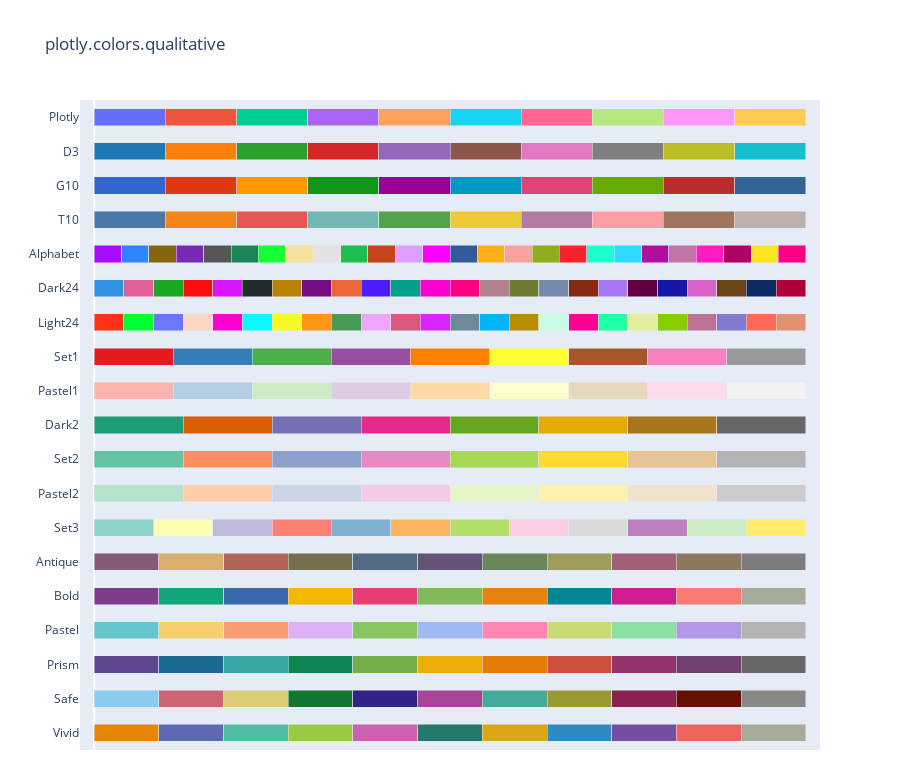

The code cell stored with this chart in its notebook:
### Code cell
import plotly.express as px

fig = px.colors.qualitative.swatches()
print(px.colors.qualitative.Light24)
print(px.colors.qualitative.D3)
print(px.colors.qualitative.G10)
print(px.colors.qualitative.T10)
print(px.colors.qualitative.Alphabet)
fig.show()

### Figure 1 — Plotly figure (JSON) as saved in the notebook; plotly's stock layout.template omitted (floating-point values rounded to 4 significant figures)
{"data": [{"customdata": [0, 1, 2, 3, 4, 5, 6, 7, 8, 9, 10], "hovertemplate": "%{y}[%{customdata}] = %{marker.color}<extra></extra>", "marker": {"color": ["rgb(229, 134, 6)", "rgb(93, 105, 177)", "rgb(82, 188, 163)", "rgb(153, 201, 69)", "rgb(204, 97, 176)", "rgb(36, 121, 108)", "rgb(218, 165, 27)", "rgb(47, 138, 196)", "rgb(118, 78, 159)", "rgb(237, 100, 90)", "rgb(165, 170, 153)"]}, "orientation": "h", "type": "bar", "x": [1, 1, 1, 1, 1, 1, 1, 1, 1, 1, 1], "y": ["Vivid", "Vivid", "Vivid", "Vivid", "Vivid", "Vivid", "Vivid", "Vivid", "Vivid", "Vivid", "Vivid"]}, {"customdata": [0, 1, 2, 3, 4, 5, 6, 7, 8, 9, 10], "hovertemplate": "%{y}[%{customdata}] = %{marker.color}<extra></extra>", "marker": {"color": ["rgb(136, 204, 238)", "rgb(204, 102, 119)", "rgb(221, 204, 119)", "rgb(17, 119, 51)", "rgb(51, 34, 136)", "rgb(170, 68, 153)", "rgb(68, 170, 153)", "rgb(153, 153, 51)", "rgb(136, 34, 85)", "rgb(102, 17, 0)", "rgb(136, 136, 136)"]}, "orientation": "h", "type": "bar", "x": [1, 1, 1, 1, 1, 1, 1, 1, 1, 1, 1], "y": ["Safe", "Safe", "Safe", "Safe", "Safe", "Safe", "Safe", "Safe", "Safe", "Safe", "Safe"]}, {"customdata": [0, 1, 2, 3, 4, 5, 6, 7, 8, 9, 10], "hovertemplate": "%{y}[%{customdata}] = %{marker.color}<extra></extra>", "marker": {"color": ["rgb(95, 70, 144)", "rgb(29, 105, 150)", "rgb(56, 166, 165)", "rgb(15, 133, 84)", "rgb(115, 175, 72)", "rgb(237, 173, 8)", "rgb(225, 124, 5)", "rgb(204, 80, 62)", "rgb(148, 52, 110)", "rgb(111, 64, 112)", "rgb(102, 102, 102)"]}, "orientation": "h", "type": "bar", "x": [1, 1, 1, 1, 1, 1, 1, 1, 1, 1, 1], "y": ["Prism", "Prism", "Prism", "Prism", "Prism", "Prism", "Prism", "Prism", "Prism", "Prism", "Prism"]}, {"customdata": [0, 1, 2, 3, 4, 5, 6, 7, 8, 9, 10], "hovertemplate": "%{y}[%{customdata}] = %{marker.color}<extra></extra>", "marker": {"color": ["rgb(102, 197, 204)", "rgb(246, 207, 113)", "rgb(248, 156, 116)", "rgb(220, 176, 242)", "rgb(135, 197, 95)", "rgb(158, 185, 243)", "rgb(254, 136, 177)", "rgb(201, 219, 116)", "rgb(139, 224, 164)", "rgb(180, 151, 231)", "rgb(179, 179, 179)"]}, "orientation": "h", "type": "bar", "x": [1, 1, 1, 1, 1, 1, 1, 1, 1, 1, 1], "y": ["Pastel", "Pastel", "Pastel", "Pastel", "Pastel", "Pastel", "Pastel", "Pastel", "Pastel", "Pastel", "Pastel"]}, {"customdata": [0, 1, 2, 3, 4, 5, 6, 7, 8, 9, 10], "hovertemplate": "%{y}[%{customdata}] = %{marker.color}<extra></extra>", "marker": {"color": ["rgb(127, 60, 141)", "rgb(17, 165, 121)", "rgb(57, 105, 172)", "rgb(242, 183, 1)", "rgb(231, 63, 116)", "rgb(128, 186, 90)", "rgb(230, 131, 16)", "rgb(0, 134, 149)", "rgb(207, 28, 144)", "rgb(249, 123, 114)", "rgb(165, 170, 153)"]}, "orientation": "h", "type": "bar", "x": [1, 1, 1, 1, 1, 1, 1, 1, 1, 1, 1], "y": ["Bold", "Bold", "Bold", "Bold", "Bold", "Bold", "Bold", "Bold", "Bold", "Bold", "Bold"]}, {"customdata": [0, 1, 2, 3, 4, 5, 6, 7, 8, 9, 10], "hovertemplate": "%{y}[%{customdata}] = %{marker.color}<extra></extra>", "marker": {"color": ["rgb(133, 92, 117)", "rgb(217, 175, 107)", "rgb(175, 100, 88)", "rgb(115, 111, 76)", "rgb(82, 106, 131)", "rgb(98, 83, 119)", "rgb(104, 133, 92)", "rgb(156, 156, 94)", "rgb(160, 97, 119)", "rgb(140, 120, 93)", "rgb(124, 124, 124)"]}, "orientation": "h", "type": "bar", "x": [1, 1, 1, 1, 1, 1, 1, 1, 1, 1, 1], "y": ["Antique", "Antique", "Antique", "Antique", "Antique", "Antique", "Antique", "Antique", "Antique", "Antique", "Antique"]}, {"customdata": [0, 1, 2, 3, 4, 5, 6, 7, 8, 9, 10, 11], "hovertemplate": "%{y}[%{customdata}] = %{marker.color}<extra></extra>", "marker": {"color": ["rgb(141,211,199)", "rgb(255,255,179)", "rgb(190,186,218)", "rgb(251,128,114)", "rgb(128,177,211)", "rgb(253,180,98)", "rgb(179,222,105)", "rgb(252,205,229)", "rgb(217,217,217)", "rgb(188,128,189)", "rgb(204,235,197)", "rgb(255,237,111)"]}, "orientation": "h", "type": "bar", "x": [1, 1, 1, 1, 1, 1, 1, 1, 1, 1, 1, 1], "y": ["Set3", "Set3", "Set3", "Set3", "Set3", "Set3", "Set3", "Set3", "Set3", "Set3", "Set3", "Set3"]}, {"customdata": [0, 1, 2, 3, 4, 5, 6, 7], "hovertemplate": "%{y}[%{customdata}] = %{marker.color}<extra></extra>", "marker": {"color": ["rgb(179,226,205)", "rgb(253,205,172)", "rgb(203,213,232)", "rgb(244,202,228)", "rgb(230,245,201)", "rgb(255,242,174)", "rgb(241,226,204)", "rgb(204,204,204)"]}, "orientation": "h", "type": "bar", "x": [1, 1, 1, 1, 1, 1, 1, 1], "y": ["Pastel2", "Pastel2", "Pastel2", "Pastel2", "Pastel2", "Pastel2", "Pastel2", "Pastel2"]}, {"customdata": [0, 1, 2, 3, 4, 5, 6, 7], "hovertemplate": "%{y}[%{customdata}] = %{marker.color}<extra></extra>", "marker": {"color": ["rgb(102,194,165)", "rgb(252,141,98)", "rgb(141,160,203)", "rgb(231,138,195)", "rgb(166,216,84)", "rgb(255,217,47)", "rgb(229,196,148)", "rgb(179,179,179)"]}, "orientation": "h", "type": "bar", "x": [1, 1, 1, 1, 1, 1, 1, 1], "y": ["Set2", "Set2", "Set2", "Set2", "Set2", "Set2", "Set2", "Set2"]}, {"customdata": [0, 1, 2, 3, 4, 5, 6, 7], "hovertemplate": "%{y}[%{customdata}] = %{marker.color}<extra></extra>", "marker": {"color": ["rgb(27,158,119)", "rgb(217,95,2)", "rgb(117,112,179)", "rgb(231,41,138)", "rgb(102,166,30)", "rgb(230,171,2)", "rgb(166,118,29)", "rgb(102,102,102)"]}, "orientation": "h", "type": "bar", "x": [1, 1, 1, 1, 1, 1, 1, 1], "y": ["Dark2", "Dark2", "Dark2", "Dark2", "Dark2", "Dark2", "Dark2", "Dark2"]}, {"customdata": [0, 1, 2, 3, 4, 5, 6, 7, 8], "hovertemplate": "%{y}[%{customdata}] = %{marker.color}<extra></extra>", "marker": {"color": ["rgb(251,180,174)", "rgb(179,205,227)", "rgb(204,235,197)", "rgb(222,203,228)", "rgb(254,217,166)", "rgb(255,255,204)", "rgb(229,216,189)", "rgb(253,218,236)", "rgb(242,242,242)"]}, "orientation": "h", "type": "bar", "x": [1, 1, 1, 1, 1, 1, 1, 1, 1], "y": ["Pastel1", "Pastel1", "Pastel1", "Pastel1", "Pastel1", "Pastel1", "Pastel1", "Pastel1", "Pastel1"]}, {"customdata": [0, 1, 2, 3, 4, 5, 6, 7, 8], "hovertemplate": "%{y}[%{customdata}] = %{marker.color}<extra></extra>", "marker": {"color": ["rgb(228,26,28)", "rgb(55,126,184)", "rgb(77,175,74)", "rgb(152,78,163)", "rgb(255,127,0)", "rgb(255,255,51)", "rgb(166,86,40)", "rgb(247,129,191)", "rgb(153,153,153)"]}, "orientation": "h", "type": "bar", "x": [1, 1, 1, 1, 1, 1, 1, 1, 1], "y": ["Set1", "Set1", "Set1", "Set1", "Set1", "Set1", "Set1", "Set1", "Set1"]}, {"customdata": [0, 1, 2, 3, 4, 5, 6, 7, 8, 9, 10, 11, 12, 13, 14, 15, 16, 17, 18, 19, 20, 21, 22, 23], "hovertemplate": "%{y}[%{customdata}] = %{marker.color}<extra></extra>", "marker": {"color": ["#FD3216", "#00FE35", "#6A76FC", "#FED4C4", "#FE00CE", "#0DF9FF", "#F6F926", "#FF9616", "#479B55", "#EEA6FB", "#DC587D", "#D626FF", "#6E899C", "#00B5F7", "#B68E00", "#C9FBE5", "#FF0092", "#22FFA7", "#E3EE9E", "#86CE00", "#BC7196", "#7E7DCD", "#FC6955", "#E48F72"]}, "orientation": "h", "type": "bar", "x": [1, 1, 1, 1, 1, 1, 1, 1, 1, 1, 1, 1, 1, 1, 1, 1, 1, 1, 1, 1, 1, 1, 1, 1], "y": ["Light24", "Light24", "Light24", "Light24", "Light24", "Light24", "Light24", "Light24", "Light24", "Light24", "Light24", "Light24", "Light24", "Light24", "Light24", "Light24", "Light24", "Light24", "Light24", "Light24", "Light24", "Light24", "Light24", "Light24"]}, {"customdata": [0, 1, 2, 3, 4, 5, 6, 7, 8, 9, 10, 11, 12, 13, 14, 15, 16, 17, 18, 19, 20, 21, 22, 23], "hovertemplate": "%{y}[%{customdata}] = %{marker.color}<extra></extra>", "marker": {"color": ["#2E91E5", "#E15F99", "#1CA71C", "#FB0D0D", "#DA16FF", "#222A2A", "#B68100", "#750D86", "#EB663B", "#511CFB", "#00A08B", "#FB00D1", "#FC0080", "#B2828D", "#6C7C32", "#778AAE", "#862A16", "#A777F1", "#620042", "#1616A7", "#DA60CA", "#6C4516", "#0D2A63", "#AF0038"]}, "orientation": "h", "type": "bar", "x": [1, 1, 1, 1, 1, 1, 1, 1, 1, 1, 1, 1, 1, 1, 1, 1, 1, 1, 1, 1, 1, 1, 1, 1], "y": ["Dark24", "Dark24", "Dark24", "Dark24", "Dark24", "Dark24", "Dark24", "Dark24", "Dark24", "Dark24", "Dark24", "Dark24", "Dark24", "Dark24", "Dark24", "Dark24", "Dark24", "Dark24", "Dark24", "Dark24", "Dark24", "Dark24", "Dark24", "Dark24"]}, {"customdata": [0, 1, 2, 3, 4, 5, 6, 7, 8, 9, 10, 11, 12, 13, 14, 15, 16, 17, 18, 19, 20, 21, 22, 23, 24, 25], "hovertemplate": "%{y}[%{customdata}] = %{marker.color}<extra></extra>", "marker": {"color": ["#AA0DFE", "#3283FE", "#85660D", "#782AB6", "#565656", "#1C8356", "#16FF32", "#F7E1A0", "#E2E2E2", "#1CBE4F", "#C4451C", "#DEA0FD", "#FE00FA", "#325A9B", "#FEAF16", "#F8A19F", "#90AD1C", "#F6222E", "#1CFFCE", "#2ED9FF", "#B10DA1", "#C075A6", "#FC1CBF", "#B00068", "#FBE426", "#FA0087"]}, "orientation": "h", "type": "bar", "x": [1, 1, 1, 1, 1, 1, 1, 1, 1, 1, 1, 1, 1, 1, 1, 1, 1, 1, 1, 1, 1, 1, 1, 1, 1, 1], "y": ["Alphabet", "Alphabet", "Alphabet", "Alphabet", "Alphabet", "Alphabet", "Alphabet", "Alphabet", "Alphabet", "Alphabet", "Alphabet", "Alphabet", "Alphabet", "Alphabet", "Alphabet", "Alphabet", "Alphabet", "Alphabet", "Alphabet", "Alphabet", "Alphabet", "Alphabet", "Alphabet", "Alphabet", "Alphabet", "Alphabet"]}, {"customdata": [0, 1, 2, 3, 4, 5, 6, 7, 8, 9], "hovertemplate": "%{y}[%{customdata}] = %{marker.color}<extra></extra>", "marker": {"color": ["#4C78A8", "#F58518", "#E45756", "#72B7B2", "#54A24B", "#EECA3B", "#B279A2", "#FF9DA6", "#9D755D", "#BAB0AC"]}, "orientation": "h", "type": "bar", "x": [1, 1, 1, 1, 1, 1, 1, 1, 1, 1], "y": ["T10", "T10", "T10", "T10", "T10", "T10", "T10", "T10", "T10", "T10"]}, {"customdata": [0, 1, 2, 3, 4, 5, 6, 7, 8, 9], "hovertemplate": "%{y}[%{customdata}] = %{marker.color}<extra></extra>", "marker": {"color": ["#3366CC", "#DC3912", "#FF9900", "#109618", "#990099", "#0099C6", "#DD4477", "#66AA00", "#B82E2E", "#316395"]}, "orientation": "h", "type": "bar", "x": [1, 1, 1, 1, 1, 1, 1, 1, 1, 1], "y": ["G10", "G10", "G10", "G10", "G10", "G10", "G10", "G10", "G10", "G10"]}, {"customdata": [0, 1, 2, 3, 4, 5, 6, 7, 8, 9], "hovertemplate": "%{y}[%{customdata}] = %{marker.color}<extra></extra>", "marker": {"color": ["#1F77B4", "#FF7F0E", "#2CA02C", "#D62728", "#9467BD", "#8C564B", "#E377C2", "#7F7F7F", "#BCBD22", "#17BECF"]}, "orientation": "h", "type": "bar", "x": [1, 1, 1, 1, 1, 1, 1, 1, 1, 1], "y": ["D3", "D3", "D3", "D3", "D3", "D3", "D3", "D3", "D3", "D3"]}, {"customdata": [0, 1, 2, 3, 4, 5, 6, 7, 8, 9], "hovertemplate": "%{y}[%{customdata}] = %{marker.color}<extra></extra>", "marker": {"color": ["#636EFA", "#EF553B", "#00CC96", "#AB63FA", "#FFA15A", "#19D3F3", "#FF6692", "#B6E880", "#FF97FF", "#FECB52"]}, "orientation": "h", "type": "bar", "x": [1, 1, 1, 1, 1, 1, 1, 1, 1, 1], "y": ["Plotly", "Plotly", "Plotly", "Plotly", "Plotly", "Plotly", "Plotly", "Plotly", "Plotly", "Plotly"]}], "layout": {"bargap": 0.5, "barmode": "stack", "barnorm": "fraction", "height": 760, "margin": {"b": 10}, "showlegend": false, "title": {"text": "plotly.colors.qualitative"}, "xaxis": {"range": [-0.02, 1.02], "showgrid": false, "showticklabels": false}}}
